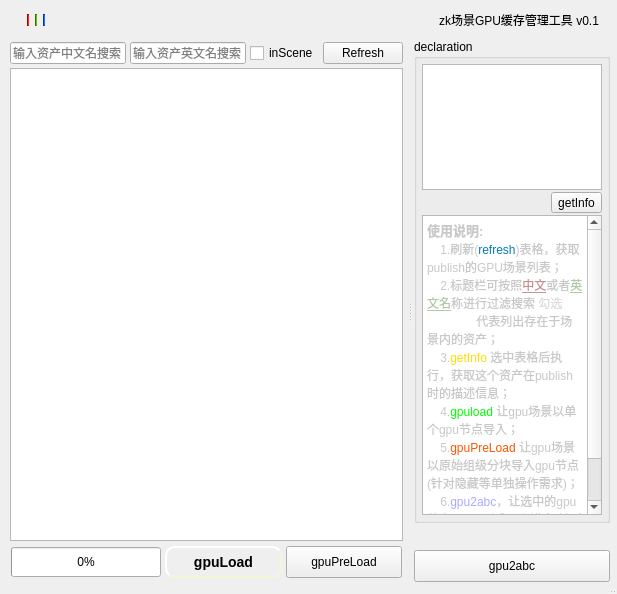
<?xml version="1.0" encoding="UTF-8"?>
<ui version="4.0">
 <class>envGpuToolUI</class>
 <widget class="QMainWindow" name="envGpuToolUI">
  <property name="windowModality">
   <enum>Qt::NonModal</enum>
  </property>
  <property name="geometry">
   <rect>
    <x>0</x>
    <y>0</y>
    <width>617</width>
    <height>594</height>
   </rect>
  </property>
  <property name="windowTitle">
   <string>EnvGpuCacheTool @jarry</string>
  </property>
  <property name="iconSize">
   <size>
    <width>32</width>
    <height>32</height>
   </size>
  </property>
  <widget class="QWidget" name="centralwidget">
   <layout class="QVBoxLayout" name="verticalLayout_5">
    <property name="spacing">
     <number>2</number>
    </property>
    <property name="margin">
     <number>5</number>
    </property>
    <item>
     <widget class="QWidget" name="horizontalWidget" native="true">
      <property name="minimumSize">
       <size>
        <width>0</width>
        <height>30</height>
       </size>
      </property>
      <property name="maximumSize">
       <size>
        <width>16777215</width>
        <height>30</height>
       </size>
      </property>
      <layout class="QHBoxLayout" name="horizontalLayout_3">
       <item>
        <widget class="QLabel" name="none_label">
         <property name="text">
          <string/>
         </property>
        </widget>
       </item>
       <item>
        <widget class="Line" name="line_r">
         <property name="maximumSize">
          <size>
           <width>2</width>
           <height>20</height>
          </size>
         </property>
         <property name="styleSheet">
          <string notr="true">background-color: rgb(255, 0, 0);</string>
         </property>
         <property name="orientation">
          <enum>Qt::Vertical</enum>
         </property>
        </widget>
       </item>
       <item>
        <widget class="Line" name="line_g">
         <property name="maximumSize">
          <size>
           <width>2</width>
           <height>20</height>
          </size>
         </property>
         <property name="styleSheet">
          <string notr="true">background-color: rgb(85, 170, 0);</string>
         </property>
         <property name="orientation">
          <enum>Qt::Vertical</enum>
         </property>
        </widget>
       </item>
       <item>
        <widget class="Line" name="line_b">
         <property name="maximumSize">
          <size>
           <width>2</width>
           <height>20</height>
          </size>
         </property>
         <property name="styleSheet">
          <string notr="true">background-color: rgb(0, 85, 255);</string>
         </property>
         <property name="orientation">
          <enum>Qt::Vertical</enum>
         </property>
        </widget>
       </item>
       <item>
        <spacer name="horizontalSpacer">
         <property name="orientation">
          <enum>Qt::Horizontal</enum>
         </property>
         <property name="sizeHint" stdset="0">
          <size>
           <width>40</width>
           <height>10</height>
          </size>
         </property>
        </spacer>
       </item>
       <item>
        <widget class="QLabel" name="titleIconLab">
         <property name="text">
          <string/>
         </property>
        </widget>
       </item>
       <item>
        <widget class="QLabel" name="titleLab">
         <property name="styleSheet">
          <string notr="true"/>
         </property>
         <property name="text">
          <string>zk场景GPU缓存管理工具 v0.1 </string>
         </property>
        </widget>
       </item>
      </layout>
     </widget>
    </item>
    <item>
     <widget class="QSplitter" name="splitter">
      <property name="orientation">
       <enum>Qt::Horizontal</enum>
      </property>
      <widget class="QFrame" name="frame">
       <property name="sizePolicy">
        <sizepolicy hsizetype="Preferred" vsizetype="Preferred">
         <horstretch>0</horstretch>
         <verstretch>0</verstretch>
        </sizepolicy>
       </property>
       <property name="minimumSize">
        <size>
         <width>0</width>
         <height>0</height>
        </size>
       </property>
       <property name="maximumSize">
        <size>
         <width>16777215</width>
         <height>16777215</height>
        </size>
       </property>
       <property name="sizeIncrement">
        <size>
         <width>0</width>
         <height>0</height>
        </size>
       </property>
       <property name="baseSize">
        <size>
         <width>0</width>
         <height>0</height>
        </size>
       </property>
       <property name="frameShape">
        <enum>QFrame::NoFrame</enum>
       </property>
       <property name="frameShadow">
        <enum>QFrame::Plain</enum>
       </property>
       <property name="lineWidth">
        <number>1</number>
       </property>
       <property name="midLineWidth">
        <number>0</number>
       </property>
       <layout class="QVBoxLayout" name="verticalLayout">
        <property name="spacing">
         <number>4</number>
        </property>
        <property name="margin">
         <number>5</number>
        </property>
        <item>
         <layout class="QHBoxLayout" name="horizontalLayout">
          <item>
           <widget class="QLineEdit" name="gpuChSearch_LineEdit">
            <property name="toolTip">
             <string>&lt;html&gt;&lt;head/&gt;&lt;body&gt;&lt;p&gt;&lt;span style=&quot; font-style:italic; color:#595959;&quot;&gt;请输入中文搜索&lt;/span&gt;&lt;/p&gt;&lt;/body&gt;&lt;/html&gt;</string>
            </property>
            <property name="styleSheet">
             <string notr="true">selection-background-color: rgb(150, 40,40);</string>
            </property>
            <property name="text">
             <string/>
            </property>
            <property name="placeholderText">
             <string>输入资产中文名搜索</string>
            </property>
           </widget>
          </item>
          <item>
           <widget class="QLineEdit" name="gpuSearch_LineEdit">
            <property name="styleSheet">
             <string notr="true">selection-background-color: rgb(0, 170, 0);</string>
            </property>
            <property name="maxLength">
             <number>500</number>
            </property>
            <property name="placeholderText">
             <string>输入资产英文名搜索</string>
            </property>
           </widget>
          </item>
          <item>
           <widget class="QCheckBox" name="inScence_cbox">
            <property name="text">
             <string>inScene</string>
            </property>
           </widget>
          </item>
          <item>
           <widget class="QPushButton" name="refresh_PB">
            <property name="text">
             <string>Refresh</string>
            </property>
           </widget>
          </item>
         </layout>
        </item>
        <item>
         <widget class="QTableView" name="gpuTool_tableVw">
          <property name="styleSheet">
           <string notr="true"/>
          </property>
         </widget>
        </item>
        <item>
         <layout class="QHBoxLayout" name="horizontalLayout_2" stretch="0,0,0">
          <property name="spacing">
           <number>4</number>
          </property>
          <property name="margin">
           <number>1</number>
          </property>
          <item>
           <widget class="QProgressBar" name="loadGpu_progressBar">
            <property name="minimumSize">
             <size>
              <width>150</width>
              <height>30</height>
             </size>
            </property>
            <property name="maximumSize">
             <size>
              <width>30</width>
              <height>16777215</height>
             </size>
            </property>
            <property name="value">
             <number>0</number>
            </property>
           </widget>
          </item>
          <item>
           <widget class="QPushButton" name="gpuSLoad_PB">
            <property name="minimumSize">
             <size>
              <width>0</width>
              <height>32</height>
             </size>
            </property>
            <property name="styleSheet">
             <string notr="true">QPushButton {
    //background-color: red;
    border-style: outset;
    border-width: 2px;
    border-radius: 10px;
    border-color: beige;
    font: bold 14px;
    min-width: 10em;
    padding: 6px;
}</string>
            </property>
            <property name="text">
             <string>gpuLoad</string>
            </property>
            <property name="iconSize">
             <size>
              <width>20</width>
              <height>20</height>
             </size>
            </property>
           </widget>
          </item>
          <item>
           <widget class="QPushButton" name="gpuLoad_PB">
            <property name="minimumSize">
             <size>
              <width>0</width>
              <height>32</height>
             </size>
            </property>
            <property name="styleSheet">
             <string notr="true"/>
            </property>
            <property name="text">
             <string>gpuPreLoad</string>
            </property>
            <property name="iconSize">
             <size>
              <width>20</width>
              <height>20</height>
             </size>
            </property>
           </widget>
          </item>
         </layout>
        </item>
       </layout>
      </widget>
      <widget class="QFrame" name="frame_2">
       <property name="maximumSize">
        <size>
         <width>200</width>
         <height>16777215</height>
        </size>
       </property>
       <layout class="QVBoxLayout" name="verticalLayout_2">
        <property name="spacing">
         <number>2</number>
        </property>
        <property name="margin">
         <number>2</number>
        </property>
        <item>
         <widget class="QGroupBox" name="groupBox_2">
          <property name="maximumSize">
           <size>
            <width>500</width>
            <height>500</height>
           </size>
          </property>
          <property name="sizeIncrement">
           <size>
            <width>0</width>
            <height>0</height>
           </size>
          </property>
          <property name="title">
           <string>declaration</string>
          </property>
          <layout class="QVBoxLayout" name="verticalLayout_3">
           <property name="spacing">
            <number>2</number>
           </property>
           <property name="margin">
            <number>5</number>
           </property>
           <item>
            <widget class="QTextEdit" name="declaration_tex">
             <property name="sizePolicy">
              <sizepolicy hsizetype="Expanding" vsizetype="Expanding">
               <horstretch>100</horstretch>
               <verstretch>100</verstretch>
              </sizepolicy>
             </property>
             <property name="readOnly">
              <bool>true</bool>
             </property>
            </widget>
           </item>
           <item>
            <layout class="QHBoxLayout" name="horizontalLayout_4">
             <item>
              <spacer name="horizontalSpacer_2">
               <property name="orientation">
                <enum>Qt::Horizontal</enum>
               </property>
               <property name="sizeHint" stdset="0">
                <size>
                 <width>40</width>
                 <height>20</height>
                </size>
               </property>
              </spacer>
             </item>
             <item>
              <widget class="QToolButton" name="getDecInfo_TB">
               <property name="text">
                <string>getInfo</string>
               </property>
              </widget>
             </item>
            </layout>
           </item>
           <item>
            <widget class="QTextBrowser" name="textBrowser">
             <property name="minimumSize">
              <size>
               <width>0</width>
               <height>300</height>
              </size>
             </property>
             <property name="html">
              <string>&lt;!DOCTYPE HTML PUBLIC &quot;-//W3C//DTD HTML 4.0//EN&quot; &quot;http://www.w3.org/TR/REC-html40/strict.dtd&quot;&gt;
&lt;html&gt;&lt;head&gt;&lt;meta name=&quot;qrichtext&quot; content=&quot;1&quot; /&gt;&lt;style type=&quot;text/css&quot;&gt;
p, li { white-space: pre-wrap; }
&lt;/style&gt;&lt;/head&gt;&lt;body style=&quot; font-family:'SimSun'; font-size:9pt; font-weight:400; font-style:normal;&quot;&gt;
&lt;p style=&quot; margin-top:0px; margin-bottom:0px; margin-left:0px; margin-right:0px; -qt-block-indent:0; text-indent:0px;&quot;&gt;&lt;span style=&quot; font-size:10pt; font-weight:600; color:#c8c8c8;&quot;&gt;使用说明:&lt;/span&gt;&lt;/p&gt;
&lt;p style=&quot; margin-top:0px; margin-bottom:0px; margin-left:0px; margin-right:0px; -qt-block-indent:0; text-indent:0px;&quot;&gt;&lt;span style=&quot; color:#c8c8c8;&quot;&gt;    1.刷新(&lt;/span&gt;&lt;span style=&quot; color:#007eb9;&quot;&gt;refresh&lt;/span&gt;&lt;span style=&quot; color:#c8c8c8;&quot;&gt;)表格，获取publish的GPU场景列表；&lt;/span&gt;&lt;/p&gt;
&lt;p style=&quot; margin-top:0px; margin-bottom:0px; margin-left:0px; margin-right:0px; -qt-block-indent:0; text-indent:0px;&quot;&gt;&lt;span style=&quot; color:#c8c8c8;&quot;&gt;    2.标题栏可按照&lt;/span&gt;&lt;span style=&quot; text-decoration: underline; color:#c89090;&quot;&gt;中文&lt;/span&gt;&lt;span style=&quot; color:#c8c8c8;&quot;&gt;或者&lt;/span&gt;&lt;span style=&quot; text-decoration: underline; color:#afc8a6;&quot;&gt;英文名&lt;/span&gt;&lt;span style=&quot; color:#c8c8c8;&quot;&gt;称进行过滤搜索&lt;/span&gt;&lt;span style=&quot; color:#ffffff;&quot;&gt;,&lt;/span&gt;&lt;span style=&quot; color:#dcdcdc;&quot;&gt;勾选&lt;/span&gt;&lt;span style=&quot; color:#ffffff;&quot;&gt;inScence&lt;/span&gt;&lt;span style=&quot; color:#c8c8c8;&quot;&gt;代表列出存在于场景内的资产；&lt;/span&gt;&lt;/p&gt;
&lt;p style=&quot; margin-top:0px; margin-bottom:0px; margin-left:0px; margin-right:0px; -qt-block-indent:0; text-indent:0px;&quot;&gt;&lt;span style=&quot; color:#c8c8c8;&quot;&gt;    3.&lt;/span&gt;&lt;span style=&quot; color:#ffdc00;&quot;&gt;getInfo&lt;/span&gt;&lt;span style=&quot; color:#c8c8c8;&quot;&gt; 选中表格后执行，获取这个资产在publish时的描述信息；&lt;/span&gt;&lt;/p&gt;
&lt;p style=&quot; margin-top:0px; margin-bottom:0px; margin-left:0px; margin-right:0px; -qt-block-indent:0; text-indent:0px;&quot;&gt;&lt;span style=&quot; color:#c8c8c8;&quot;&gt;    4.&lt;/span&gt;&lt;span style=&quot; color:#00ff00;&quot;&gt;gpuload&lt;/span&gt;&lt;span style=&quot; color:#c8c8c8;&quot;&gt; 让gpu场景以单个gpu节点导入；&lt;/span&gt;&lt;/p&gt;
&lt;p style=&quot; margin-top:0px; margin-bottom:0px; margin-left:0px; margin-right:0px; -qt-block-indent:0; text-indent:0px;&quot;&gt;&lt;span style=&quot; color:#c8c8c8;&quot;&gt;    5.&lt;/span&gt;&lt;span style=&quot; color:#ff5500;&quot;&gt;gpuPreLoad&lt;/span&gt;&lt;span style=&quot; color:#c8c8c8;&quot;&gt; 让gpu场景以原始组级分块导入gpu节点(针对隐藏等单独操作需求)；&lt;/span&gt;&lt;/p&gt;
&lt;p style=&quot; margin-top:0px; margin-bottom:0px; margin-left:0px; margin-right:0px; -qt-block-indent:0; text-indent:0px;&quot;&gt;&lt;span style=&quot; color:#c8c8c8;&quot;&gt;    6.&lt;/span&gt;&lt;span style=&quot; color:#aaaaff;&quot;&gt;gpu2abc&lt;/span&gt;&lt;span style=&quot; color:#c8c8c8;&quot;&gt;，让选中的gpu节点以abc形式导入进来(针对需要对单块几何体进行编辑需求)；&lt;/span&gt;&lt;/p&gt;&lt;/body&gt;&lt;/html&gt;</string>
             </property>
            </widget>
           </item>
          </layout>
         </widget>
        </item>
        <item>
         <spacer name="verticalSpacer">
          <property name="orientation">
           <enum>Qt::Vertical</enum>
          </property>
          <property name="sizeHint" stdset="0">
           <size>
            <width>20</width>
            <height>40</height>
           </size>
          </property>
         </spacer>
        </item>
        <item>
         <widget class="QPushButton" name="gpu2abc_PB">
          <property name="minimumSize">
           <size>
            <width>30</width>
            <height>32</height>
           </size>
          </property>
          <property name="styleSheet">
           <string notr="true"/>
          </property>
          <property name="text">
           <string>gpu2abc</string>
          </property>
          <property name="iconSize">
           <size>
            <width>20</width>
            <height>20</height>
           </size>
          </property>
         </widget>
        </item>
       </layout>
      </widget>
     </widget>
    </item>
   </layout>
  </widget>
  <widget class="QMenuBar" name="menubar">
   <property name="geometry">
    <rect>
     <x>0</x>
     <y>0</y>
     <width>617</width>
     <height>23</height>
    </rect>
   </property>
  </widget>
  <widget class="QStatusBar" name="statusBar">
   <property name="minimumSize">
    <size>
     <width>0</width>
     <height>5</height>
    </size>
   </property>
   <property name="maximumSize">
    <size>
     <width>16777215</width>
     <height>10</height>
    </size>
   </property>
  </widget>
 </widget>
 <resources/>
 <connections/>
</ui>
